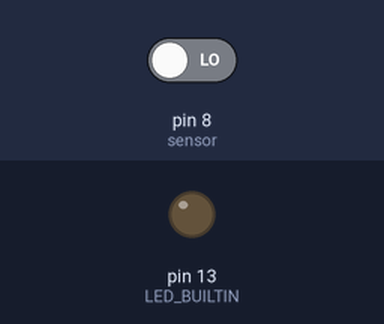
Bench run of a sketch on a simulated Arduino Uno, built with avr-gcc and run on an emulated ATmega328P. Shown: output pins drawn as LEDs (lit = HIGH). The test bench sets the inputs (shaded band); at power-on: pin 8 (sensor) LOW.

Above: at 1.2 s.
1.3 s: pin 8 (sensor) driven HIGH
At 2.1 s:
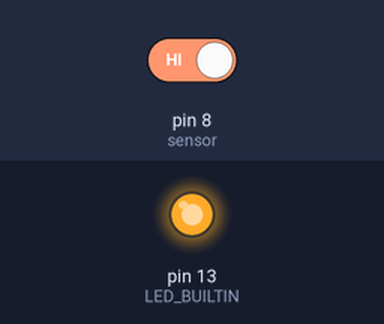
Timing chart, 0 to 4.3 s (numbered marks = the images above; inputs shaded):
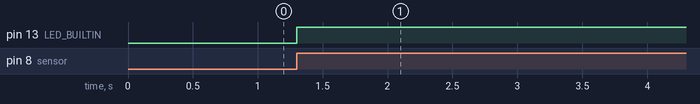

Measured:
- after the input at 1.3 s, pin 13 (LED_BUILTIN): LOW → HIGH at once

The sketch:

SensorMovimiento.ino
```cpp
#define sensor 8
bool statusSensor = false;

void setup() {
  pinMode(sensor,INPUT);
  pinMode(LED_BUILTIN, OUTPUT);
}

// the loop function runs over and over again forever
void loop() {
  statusSensor = digitalRead(sensor);
  if(statusSensor == HIGH){
      digitalWrite(LED_BUILTIN, HIGH);   // turn the LED on (HIGH is the voltage level)
      delay(6000);
    }
  else{
      digitalWrite(LED_BUILTIN, LOW);    // turn the LED off by making the voltage LOW
    }
}
```
